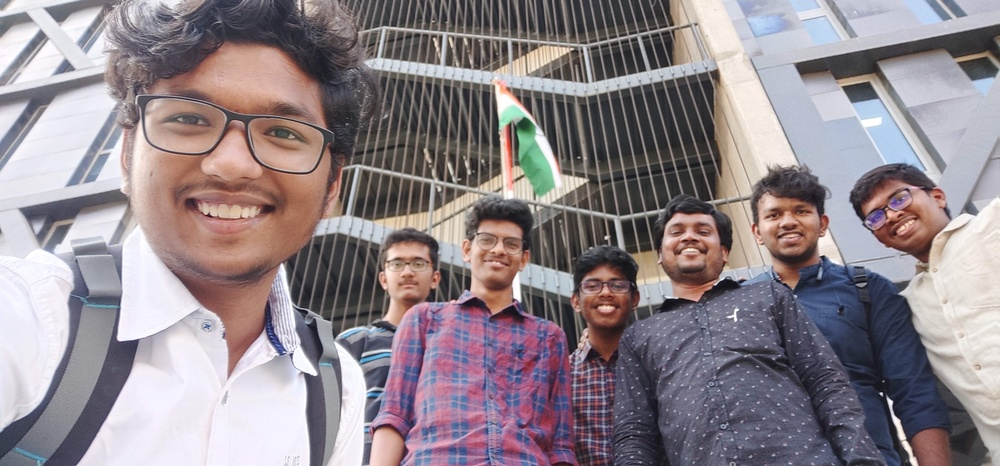
#> input picture Face_Detection/images/group_1.jpg, 1000 x 466 px, shrunk from 5861 x 2729 before the run, given in place of the camera
$ python boundingbox.py
#> lines starting #> are read from the running program, lines starting #| are printed output that depends on the picture; after the words box and inside, x2 and y2 are one past the last pixel; in counts of white or black regions, pixels touching at a corner belong together
#> further down, frame is the input picture: shape (466, 1000, 3); mean B, G, R 140, 134, 144.5
from __future__ import print_function
import cv2 as cv
import argparse

def detectAndDisplay(frame):
    frame_gray = cv.cvtColor(frame, cv.COLOR_BGR2GRAY)
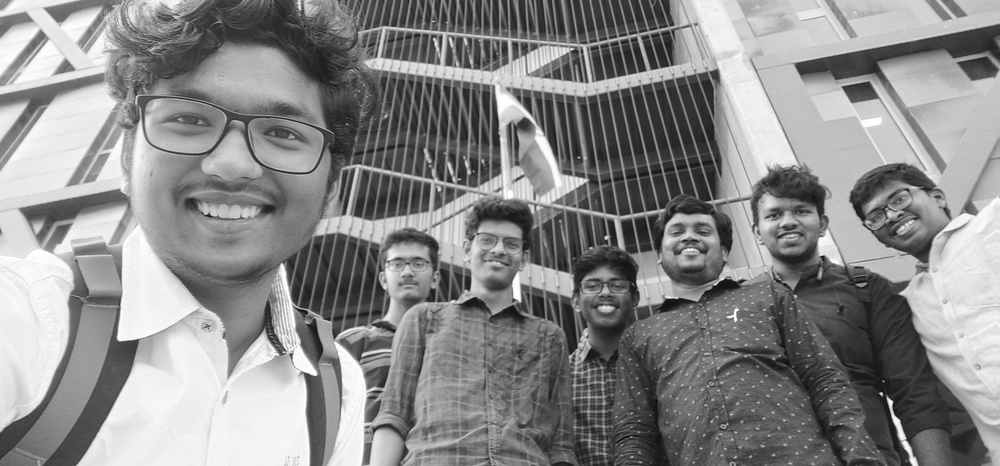
#> frame_gray: shape (466, 1000); min 12, max 255, mean 137.8
    frame_gray = cv.equalizeHist(frame_gray)
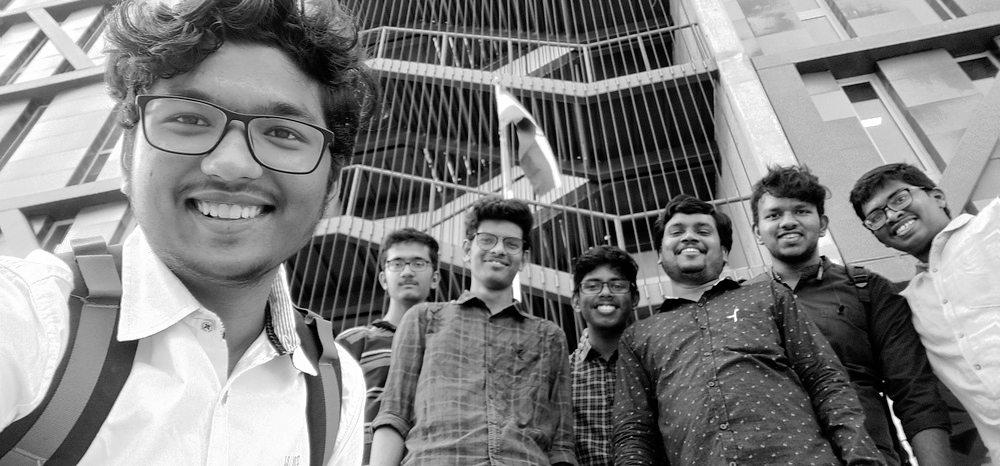
#> frame_gray: shape (466, 1000); min 0, max 255, mean 128.1

    #-- Detect faces
    faces = face_cascade.detectMultiScale(frame_gray)
#> faces = [[576, 261, 59, 59], [469, 218, 61, 61], [379, 240, 58, 58], [755, 187, 65, 65], [149, 47, 203, 203], [689, 90, 286, 286]]
    for (x,y,w,h) in faces:
        center = (x + w//2, y + h//2)
        frame = cv.ellipse(frame, center, (w//2, h//2), 0, 0, 360, (255, 0, 255), 4)

        faceROI = frame_gray[y:y+h,x:x+w]
        #-- In each face, detect eyes
        eyes = eyes_cascade.detectMultiScale(faceROI)
        for (x2,y2,w2,h2) in eyes:
            eye_center = (x + x2 + w2//2, y + y2 + h2//2)
            radius = int(round((w2 + h2)*0.25))
            frame = cv.circle(frame, eye_center, radius, (255, 0, 0 ), 4)
#> this loop made 6 passes
#> (x, y, w, h, center) on passes 1, 2, 3, 5: (576, 261, 59, 59, (605, 290)), (469, 218, 61, 61, (499, 248)), (379, 240, 58, 58, (408, 269)), (149, 47, 203, 203, (250, 148))
#> (x, y, w, h, center, eyes) on passes 4, 6: (755, 187, 65, 65, (787, 219), [[33, 12, 22, 22], [8, 16, 22, 22]]), (689, 90, 286, 286, (832, 233), [[98, 110, 21, 21], [73, 113, 22, 22]])
#> pass 1, in detectAndDisplay, `frame = cv.ellipse(frame, center, (w//2, h//2), 0, 0, 360, (255, 0, 25..`:
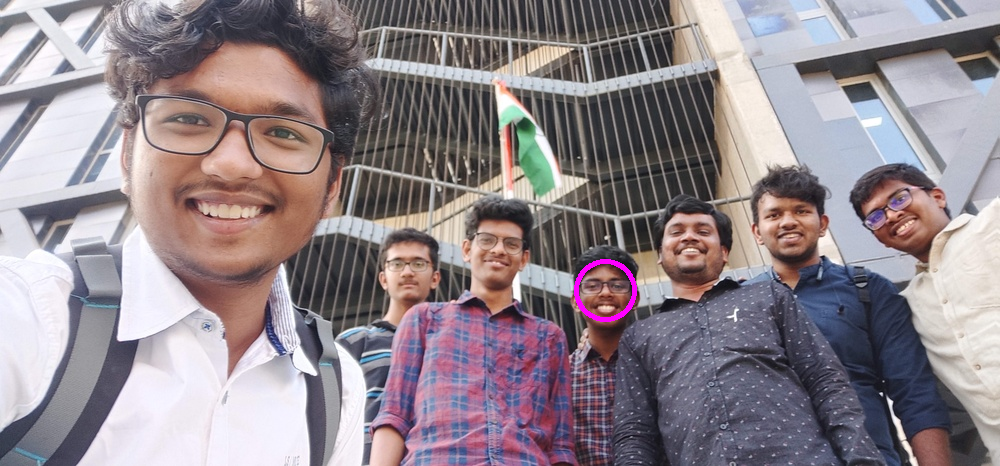
#> frame: shape (466, 1000, 3); 0.2% of pixels changed, all inside (x1, y1, x2, y2) = (574, 259, 637, 322)
#> pass 1, in detectAndDisplay, `faceROI = frame_gray[y:y+h,x:x+w]`:
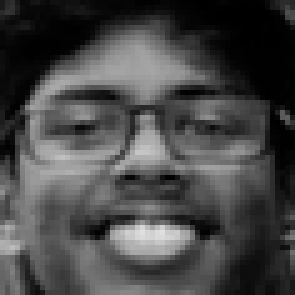
#> faceROI: shape (59, 59) (shown 5 times larger); min 0, max 223, mean 71.2
#> pass 2, in detectAndDisplay, `faceROI = frame_gray[y:y+h,x:x+w]`:
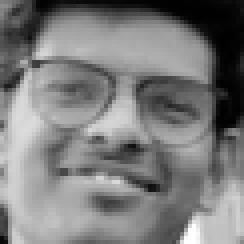
#> faceROI: shape (61, 61) (shown 4 times larger); min 1, max 255, mean 123.8
#> after the loop:
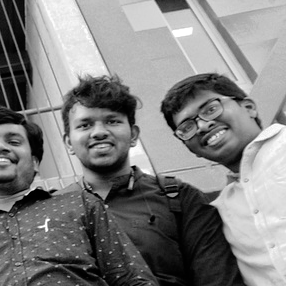
#> faceROI: shape (286, 286); min 0, max 255, mean 128.8
#> after the loop:
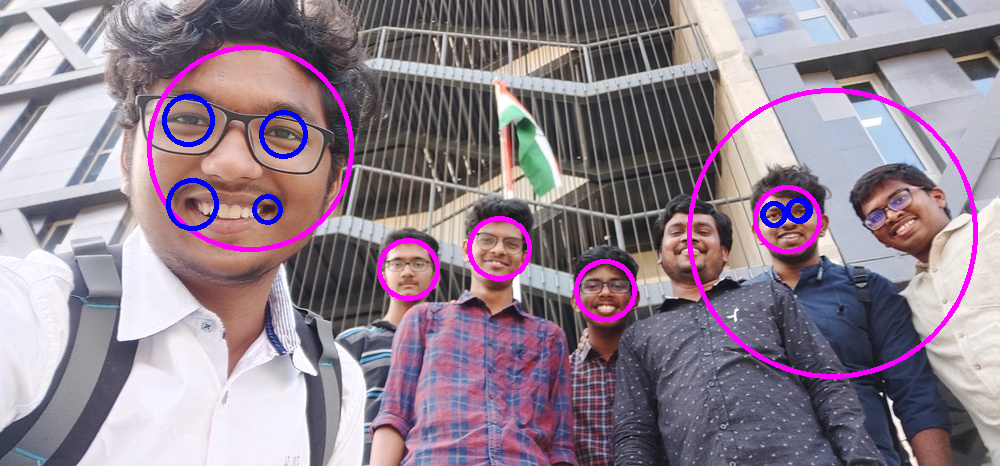
#> frame: shape (466, 1000, 3); mean B, G, R 144.4, 130.4, 146.2

    cv.imshow('Capture - Face detection', frame)

parser = argparse.ArgumentParser(description='Code for Cascade Classifier tutorial.')
parser.add_argument('--face_cascade', help='Path to face cascade.', default='haarcascade_frontalface_alt.xml')
parser.add_argument('--eyes_cascade', help='Path to eyes cascade.', default='haarcascade_eye_tree_eyeglasses.xml')
parser.add_argument('--camera', help='Camera divide number.', type=int, default=0)
args = parser.parse_args()

face_cascade_name = args.face_cascade
eyes_cascade_name = args.eyes_cascade


face_cascade = cv.CascadeClassifier('haarcascade_frontalface_default.xml')
eyes_cascade = cv.CascadeClassifier('haarcascade_eye.xml')

# [7 lines of commented-out code are left out]

camera_device = args.camera
#-- 2. Read the video stream
cap = cv.VideoCapture(camera_device)
if not cap.isOpened:
    print('--(!)Error opening video capture')
    exit(0)

while True:
    ret, frame = cap.read()
    if frame is None:
        print('--(!) No captured frame -- Break!')
        break

    detectAndDisplay(frame)

    if cv.waitKey(10) == 27:#esc key
#> (key Esc is pressed here)
        break

$ run again, on Face_Detection/images/group_2.jpg
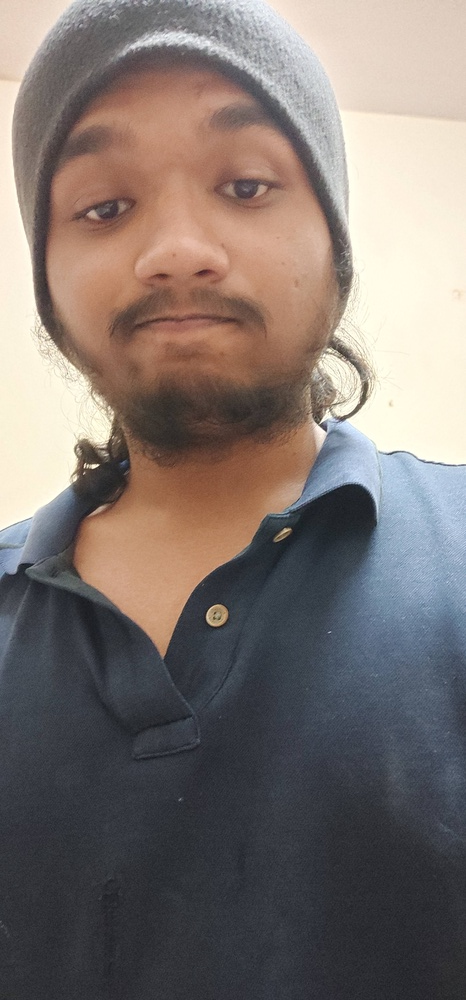
#> input picture Face_Detection/images/group_2.jpg, 466 x 1000 px, shrunk from 2729 x 5861 before the run, given in place of the camera
#> frame is the input picture: shape (1000, 466, 3); mean B, G, R 112.2, 116.5, 126.6
#> faces = [[18, 76, 333, 333]]
#> the loop in detectAndDisplay, `for (x,y,w,h) in faces:` made 1 pass
#> (x, y, w, h, center, eyes) on pass 1: (18, 76, 333, 333, (184, 242), [[188, 78, 71, 71], [48, 97, 77, 77]])
#> pass 1, in detectAndDisplay, `faceROI = frame_gray[y:y+h,x:x+w]`:
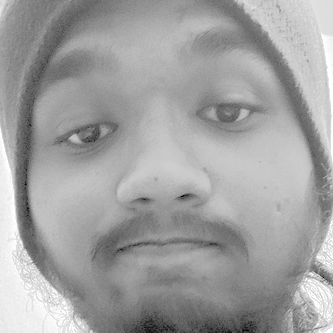
#> faceROI: shape (333, 333); min 6, max 255, mean 160.9
#> after the loop in detectAndDisplay, `for (x,y,w,h) in faces:`:
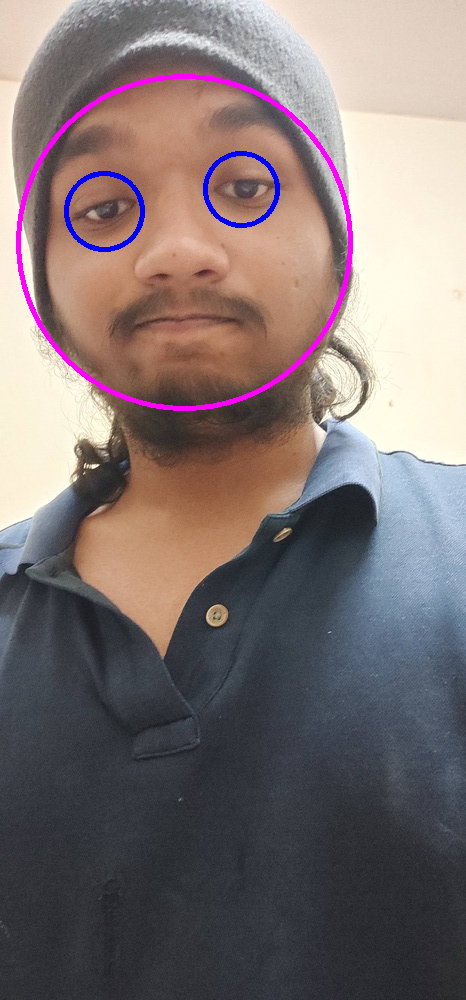
#> frame: shape (1000, 466, 3); mean B, G, R 114.5, 114.4, 126.9

$ run again, on Face_Detection/images/group_3.jpg
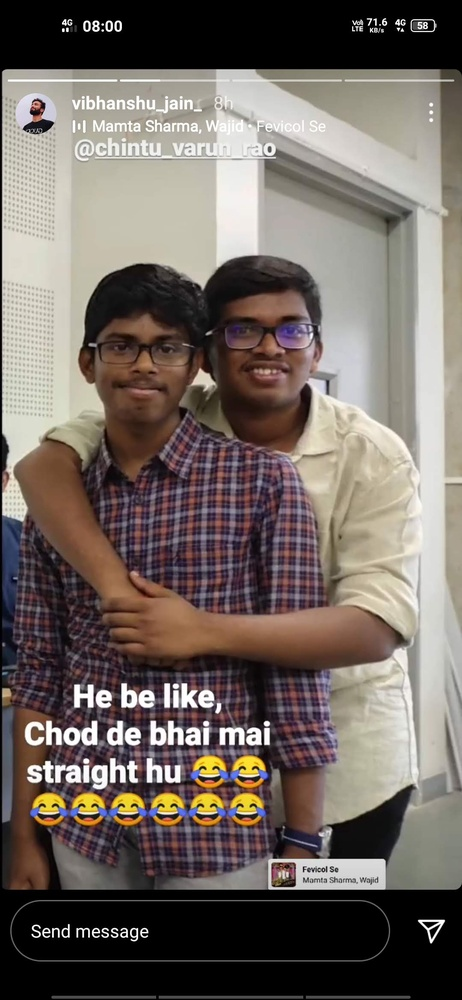
#> input picture Face_Detection/images/group_3.jpg, 462 x 1000 px, shrunk from 1080 x 2340 before the run, given in place of the camera
#> frame is the input picture: shape (1000, 462, 3); mean B, G, R 97.8, 104, 113.6
#> faces = [[358, 438, 63, 63], [212, 287, 107, 107], [79, 300, 120, 120]]
#> the loop in detectAndDisplay, `for (x,y,w,h) in faces:` made 3 passes
#> (x, y, w, h, center, eyes) on passes 2 to 3: (212, 287, 107, 107, (265, 340), [[65, 31, 24, 24], [19, 32, 23, 23]]), (79, 300, 120, 120, (139, 360), [[29, 35, 25, 25], [75, 38, 23, 23], [56, 38, 27, 27]])
#> after the loop in detectAndDisplay, `for (x,y,w,h) in faces:`:
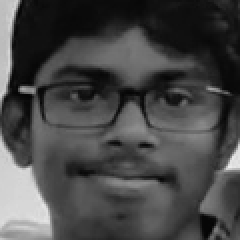
#> faceROI: shape (120, 120) (shown 2 times larger); min 5, max 238, mean 71.4
#> after the loop in detectAndDisplay, `for (x,y,w,h) in faces:`:
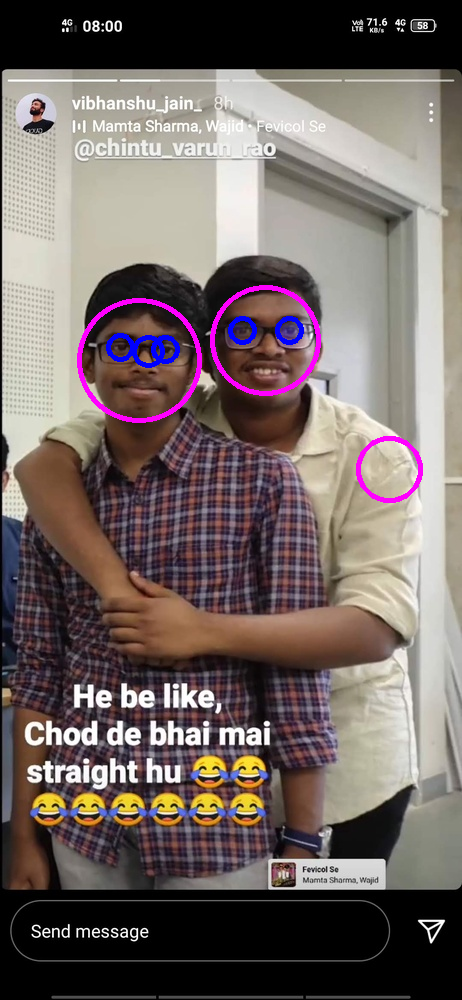
#> frame: shape (1000, 462, 3); mean B, G, R 100.3, 102.9, 114.7

$ run again, on Face_Detection/images/group_4.jpg
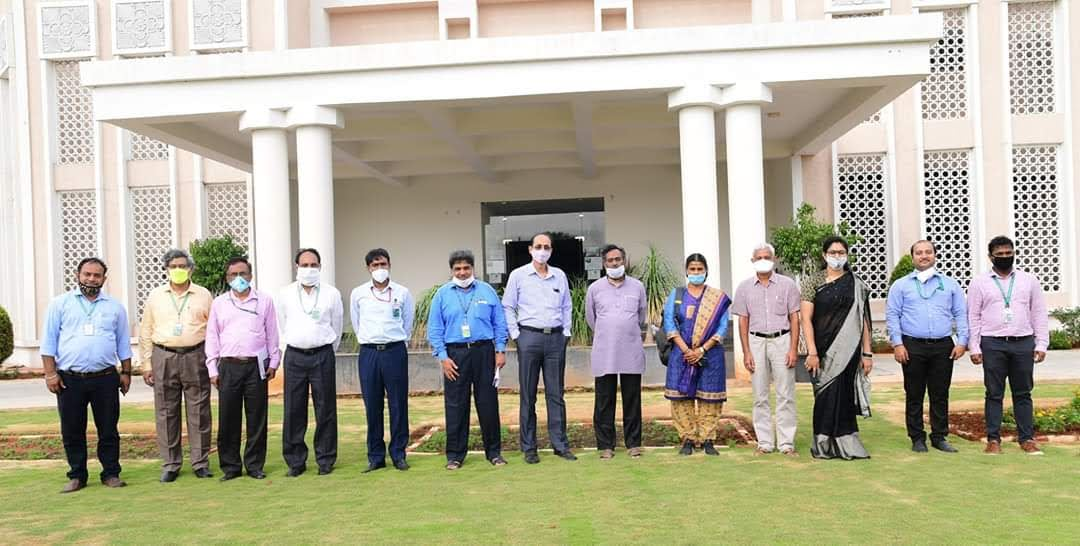
#> input picture Face_Detection/images/group_4.jpg, 1080 x 546 px, given in place of the camera
#> frame is the input picture: shape (546, 1080, 3); mean B, G, R 153.6, 171.5, 175.7
#> faces = [[529, 237, 28, 28], [912, 242, 25, 25], [824, 243, 26, 26], [78, 264, 28, 28], [294, 254, 32, 32], [899, 263, 47, 47]]
#> the loop in detectAndDisplay, `for (x,y,w,h) in faces:` made 6 passes
#> (x, y, w, h, center) on passes 1 to 6: (529, 237, 28, 28, (543, 251)), (912, 242, 25, 25, (924, 254)), (824, 243, 26, 26, (837, 256)), (78, 264, 28, 28, (92, 278)), (294, 254, 32, 32, (310, 270)), (899, 263, 47, 47, (922, 286))
#> after the loop in detectAndDisplay, `for (x,y,w,h) in faces:`:
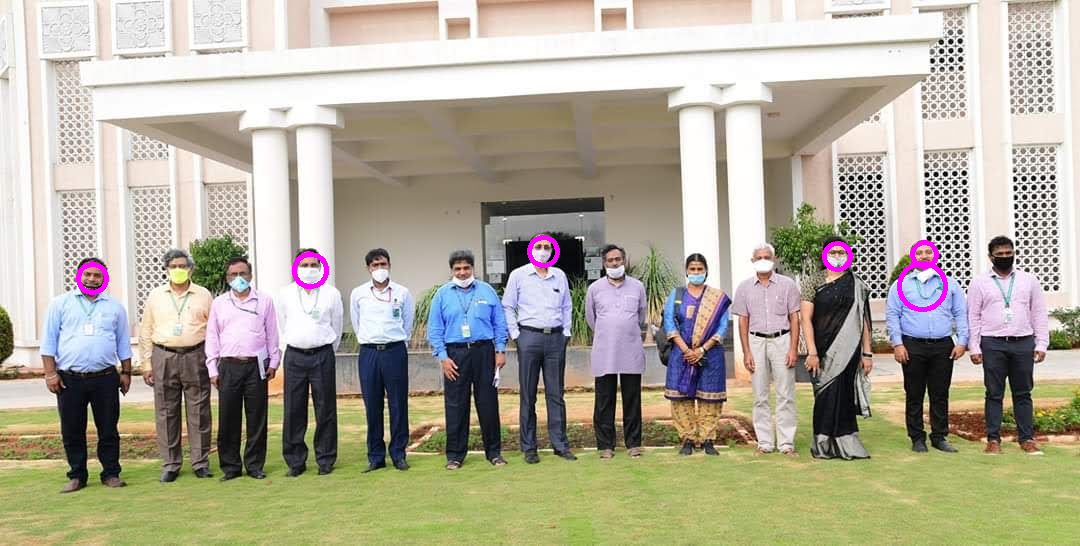
#> frame: shape (546, 1080, 3); mean B, G, R 154.1, 170.9, 176.2
